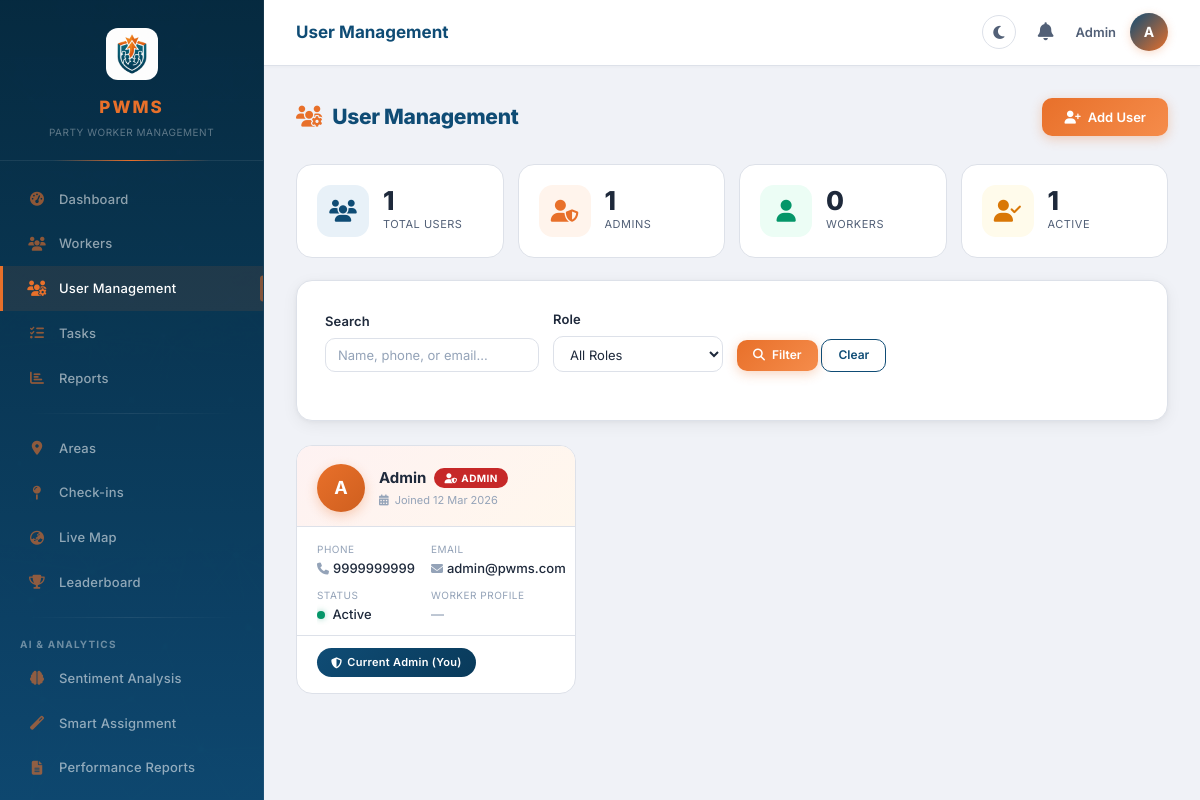
The page /admin/users.php (signed in) on the database its author committed.
### tables this page shows
CREATE TABLE IF NOT EXISTS users (
    id INT AUTO_INCREMENT PRIMARY KEY,
    name VARCHAR(100) NOT NULL,
    phone VARCHAR(15) NOT NULL UNIQUE,
    email VARCHAR(100) DEFAULT NULL,
    password VARCHAR(255) NOT NULL,
    role ENUM('admin', 'worker') NOT NULL DEFAULT 'worker',
    status ENUM('Active', 'Inactive') NOT NULL DEFAULT 'Active',
    created_at TIMESTAMP DEFAULT CURRENT_TIMESTAMP
);

### admin/users.php (the view, shortened to what this page needs)
<?php
require_once __DIR__ . '/../config/auth.php';
$currentAdminId = $_SESSION['user_id'];
$searchFilter = trim($_GET['search'] ?? '');
$where = "WHERE 1=1";
$sql = "SELECT u.*,
        (SELECT w.id FROM workers w WHERE w.user_id = u.id LIMIT 1) as worker_id
        FROM users u $where ORDER BY u.role DESC, u.created_at DESC";
$stmt = $conn->prepare($sql);
$stmt->execute();
$users = $stmt->get_result();
$stats = $conn->query("SELECT
    COUNT(*) as total,
    SUM(CASE WHEN role='admin' THEN 1 ELSE 0 END) as admins,
    SUM(CASE WHEN role='worker' THEN 1 ELSE 0 END) as workers,
    SUM(CASE WHEN status='Active' THEN 1 ELSE 0 END) as active
    FROM users")->fetch_assoc();
include __DIR__ . '/../includes/header.php';
include __DIR__ . '/../includes/sidebar.php';
?>
<div class="page-header">
    <h4><i class="fas fa-users-cog"></i> User Management</h4>
    <a href="user_add.php" class="btn btn-primary"><i class="fas fa-user-plus"></i> Add User</a>
</div>
<div class="um-stats">
    <div class="um-stat">
        <div class="um-stat-icon" style="background:var(--primary-light);color:var(--primary);">
            <i class="fas fa-users"></i>
        </div>
        <div>
            <div class="um-stat-num"><?php echo (int) $stats['total']; ?></div>
            <div class="um-stat-label">Total Users</div>
        </div>
    </div>
    <div class="um-stat">
        <div class="um-stat-icon" style="background:var(--accent-light);color:var(--accent);">
            <i class="fas fa-user-shield"></i>
        </div>
        <div>
            <div class="um-stat-num"><?php echo (int) $stats['admins']; ?></div>
            <div class="um-stat-label">Admins</div>
        </div>
    </div>
    <div class="um-stat">
        <div class="um-stat-icon" style="background:var(--success-light);color:var(--success);">
            <i class="fas fa-user"></i>
        </div>
        <div>
            <div class="um-stat-num"><?php echo (int) $stats['workers']; ?></div>
            <div class="um-stat-label">Workers</div>
        </div>
    </div>
    <div class="um-stat">
        <div class="um-stat-icon" style="background:var(--warning-light);color:var(--warning);">
            <i class="fas fa-user-check"></i>
        </div>
        <div>
            <div class="um-stat-num"><?php echo (int) $stats['active']; ?></div>
            <div class="um-stat-label">Active</div>
        </div>
    </div>
</div>
<div class="card-box">
    <form method="GET" class="filter-bar">
        <div class="form-group">
            <label>Search</label>
            <input type="text" name="search" class="form-control" placeholder="Name, phone, or email..."
                value="<?php echo htmlspecialchars($searchFilter); ?>">
        </div>
        <div class="form-group">
            <label>Role</label>
            <select name="role" class="form-control">
                <option value="">All Roles</option>
            </select>
        </div>
        <div class="form-group">
            <button type="submit" class="btn btn-primary btn-sm"><i class="fas fa-search"></i> Filter</button>
            <a href="users.php" class="btn btn-outline btn-sm">Clear</a>
        </div>
    </form>
</div>
<?php if ($users->num_rows > 0): ?>
    <div class="um-grid">
        <?php while ($u = $users->fetch_assoc()):
            $isMe = (int) $u['id'] === $currentAdminId;
            $isAdm = $u['role'] === 'admin';
            $initial = strtoupper(substr($u['name'], 0, 1));
            ?>
            <div class="um-card <?php echo $isAdm ? 'is-admin' : ''; ?>">
                <div class="um-card-head">
                    <div class="um-card-avatar"><?php echo $initial; ?></div>
                    <div class="um-card-identity">
                        <div class="um-card-name">
                            <?php echo htmlspecialchars($u['name']); ?>
                            <span class="um-card-role-tag <?php echo $u['role']; ?>">
                                <i class="fas <?php echo $isAdm ? 'fa-user-shield' : 'fa-user'; ?>"></i>
                                <?php echo ucfirst($u['role']); ?>
                            </span>
                        </div>
                        <div class="um-card-joined">
                            <i class="fas fa-calendar-alt"></i>
                            Joined <?php echo date('d M Y', strtotime($u['created_at'])); ?>
                        </div>
                    </div>
                </div>
                <div class="um-card-body">
                    <div class="um-card-info">
                        <div class="um-card-field">
                            <div class="um-card-field-label">Phone</div>
                            <div class="um-card-field-value"><i
                                    class="fas fa-phone"></i><?php echo htmlspecialchars($u['phone']); ?></div>
                        </div>
                        <div class="um-card-field">
                            <div class="um-card-field-label">Email</div>
                            <div class="um-card-field-value"><i
                                    class="fas fa-envelope"></i><?php echo htmlspecialchars($u['email'] ?: '—'); ?></div>
                        </div>
                        <div class="um-card-field">
                            <div class="um-card-field-label">Status</div>
                            <div class="um-card-field-value">
                                <span class="um-status-dot <?php echo strtolower($u['status']); ?>"></span>
                                <?php echo $u['status']; ?>
                            </div>
                        </div>
                        <div class="um-card-field">
                            <div class="um-card-field-label">Worker Profile</div>
                            <div class="um-card-field-value">
                                <?php if ($u['worker_id']): ?>
                                    <a href="worker_edit.php?id=<?php echo $u['worker_id']; ?>"
                                        style="color:var(--primary);text-decoration:none;font-weight:600;">
                                        <i class="fas fa-id-card"></i>#<?php echo $u['worker_id']; ?>
                                    </a>
                                <?php else: ?>
                                    <span style="color:var(--text-muted);">—</span>
                                <?php endif; ?>
                            </div>
                        </div>
                    </div>
                </div>
                <div class="um-card-foot">
                    <?php if ($isMe): ?>
                        <span class="um-you-badge"><i class="fas fa-shield-alt"></i> Current Admin (You)</span>
                    <?php endif; ?>
                </div>
            </div>
        <?php endwhile; ?>
    </div>
<?php endif; ?>
<?php include __DIR__ . '/../includes/footer.php'; ?>

### assets/css/style.css (style rules this page uses)
:root { --primary: #0f4c75; --primary-dark: #093a5a; --primary-deeper: #062940; --primary-light: #e8f1f8; --primary-rgb: 15, 76, 117; --accent: #e8702a; --accent-dark: #cf5f1f; --accent-light: #fff4ec; --accent-rgb: 232, 112, 42; --white: #ffffff; --bg: #f0f2f7; --bg-alt: #e8ebf2; --border: #dde1e9; --text: #1e293b; --text-secondary: #526077; --text-muted: #94a3b8; --success: #059669; --success-light: #ecfdf5; --warning: #d97706; --warning-light: #fffbeb; --danger: #dc2626; --danger-light: #fef2f2; --info: #0284c7; --info-light: #f0f9ff; --sidebar-width: 264px; --radius: 10px; --radius-lg: 16px; --shadow-sm: 0 1px 3px rgba(0,0,0,0.05), 0 1px 2px rgba(0,0,0,0.08); --shadow: 0 4px 16px rgba(0,0,0,0.06), 0 1px 4px rgba(0,0,0,0.04); --shadow-lg: 0 12px 48px rgba(0,0,0,0.1), 0 4px 16px rgba(0,0,0,0.06); --shadow-glow: 0 0 30px rgba(var(--accent-rgb), 0.15); --transition: 0.3s cubic-bezier(0.4, 0, 0.2, 1); --transition-fast: 0.15s ease; --transition-bounce: 0.4s cubic-bezier(0.34, 1.56, 0.64, 1); }
*, *::before, *::after { margin: 0; padding: 0; box-sizing: border-box; }
body { font-family: 'Inter', 'Segoe UI', system-ui, -apple-system, sans-serif; background-color: var(--bg); color: var(--text); line-height: 1.6; font-size: 14px; -webkit-font-smoothing: antialiased; -moz-osx-font-smoothing: grayscale; }
.card-box { background: var(--white); border-radius: var(--radius-lg); padding: 28px; box-shadow: var(--shadow); margin-bottom: 24px; border: 1px solid var(--border); transition: box-shadow var(--transition); }
.btn { display: inline-flex; align-items: center; justify-content: center; gap: 7px; padding: 10px 22px; border: none; border-radius: var(--radius); cursor: pointer; font-family: inherit; font-size: 13px; font-weight: 600; text-decoration: none; transition: all var(--transition); text-align: center; line-height: 1.4; position: relative; overflow: hidden; }
.btn-primary { background: linear-gradient(135deg, var(--accent), #f58c4b); color: #fff; box-shadow: 0 3px 12px rgba(var(--accent-rgb), 0.3); }
.btn-sm { padding: 7px 16px; font-size: 12px; }
.btn-outline { background: transparent; border: 1.5px solid var(--primary); color: var(--primary); }
.form-group { margin-bottom: 20px; }
.form-group label { display: block; margin-bottom: 6px; font-size: 13px; font-weight: 600; color: var(--text); letter-spacing: 0.1px; }
.form-control { width: 100%; padding: 11px 14px; border: 1.5px solid var(--border); border-radius: var(--radius); font-family: inherit; font-size: 13px; color: var(--text); transition: all var(--transition); background: var(--white); }
.form-control::placeholder { color: var(--text-muted); }
select.form-control { appearance: auto; }
.filter-bar { display: flex; gap: 14px; flex-wrap: wrap; margin-bottom: 20px; align-items: end; }
.filter-bar .form-group { margin-bottom: 0; min-width: 170px; }
.filter-bar .form-control { padding: 8px 12px; }
.page-header { display: flex; justify-content: space-between; align-items: center; margin-bottom: 28px; }
.page-header h4 { color: var(--primary); font-size: 21px; font-weight: 800; letter-spacing: -0.3px; }
.page-header h4 i { color: var(--accent); margin-right: 6px; }

### rows shown on the page
users: name "A", name "Admin", role "ADMIN", created_at "12 Mar 2026", phone "9999999999", email "admin@pwms.com", status "Active", shows "Current Admin (You)"

### other values the page prints
$pageTitle "User Management"
$_SESSION['user_name'] "Admin"
substr($_SESSION['user_name'] ?? 'U', 0, 1) "A"
$stats['total'] "1"
$stats['admins'] "1"
$stats['workers'] "0"
$stats['active'] "1"
